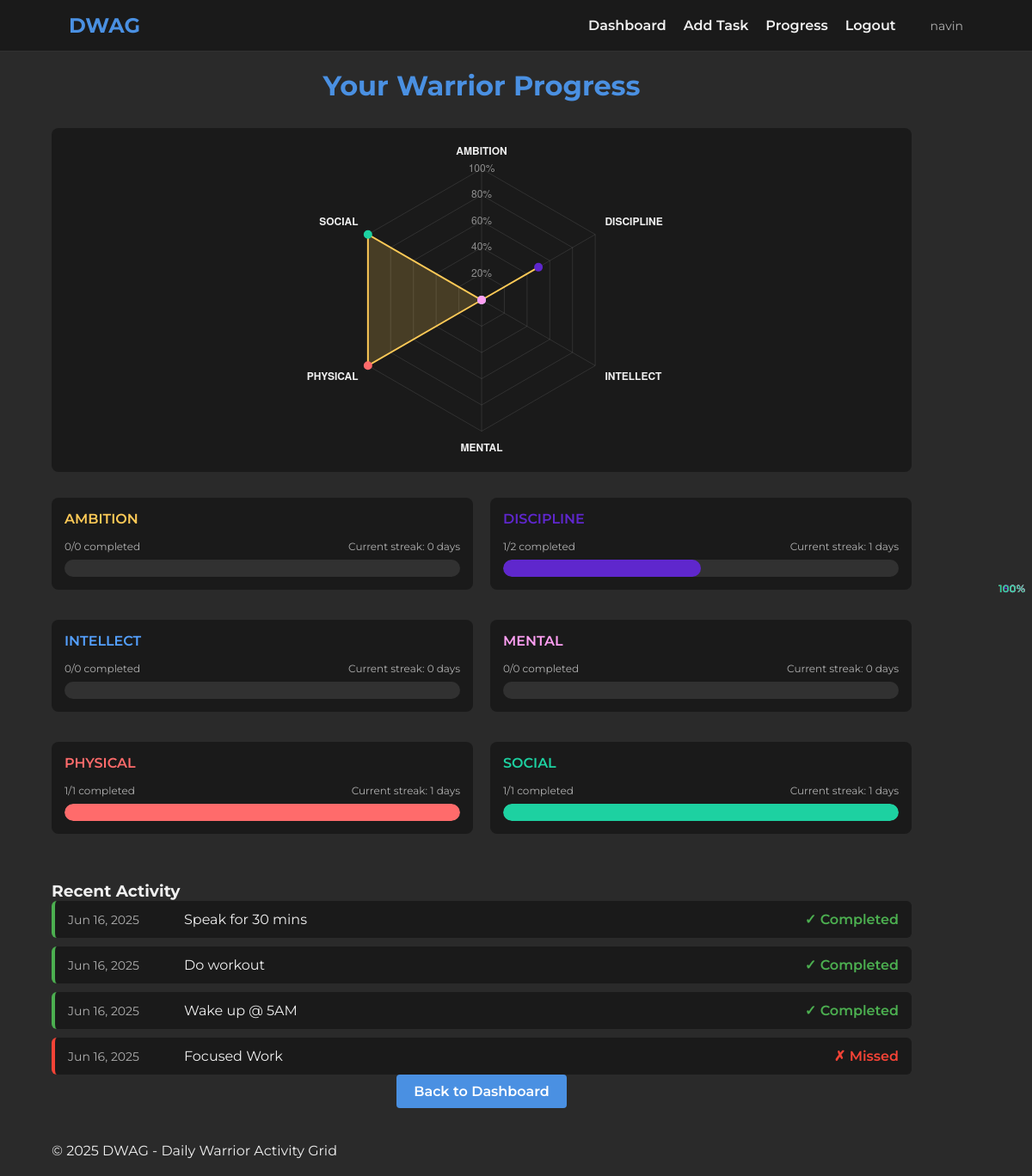
Page /progress (signed in) on the committed database.
### models.py (models this page shows)
class Completion(db.Model):
    id = db.Column(db.Integer, primary_key=True)
    date = db.Column(db.DateTime, nullable=False, default=datetime.utcnow)
    completed = db.Column(db.Boolean, default=False)
    task_id = db.Column(db.Integer, db.ForeignKey('task.id'), nullable=False)
    user_id = db.Column(db.Integer, db.ForeignKey('user.id'), nullable=False)

class Task(db.Model):
    id = db.Column(db.Integer, primary_key=True)
    title = db.Column(db.String(200), nullable=False)
    category = db.Column(db.String(50), nullable=False)
    repeat_days = db.Column(db.Integer, nullable=False)
    start_date = db.Column(db.DateTime, nullable=False, default=datetime.utcnow)
    user_id = db.Column(db.Integer, db.ForeignKey('user.id'), nullable=False)
    completions = db.relationship('Completion', backref='task', lazy=True)

### app.py (the view)
@app.route('/progress')
def progress():
    if 'user_id' not in session:
        return redirect(url_for('login'))
    user_id = session['user_id']
    categories = ['PHYSICAL', 'AMBITION', 'SOCIAL', 'INTELLECT', 'DISCIPLINE', 'MENTAL']
    category_stats = {}
    for category in categories:
        total_tasks = Task.query.filter(
            Task.user_id == user_id,
            Task.category == category
        ).count()
        completed_tasks = db.session.query(Completion).join(Task).filter(
            Task.user_id == user_id,
            Task.category == category,
            Completion.completed == True
        ).count()
        streak = calculate_streak(user_id, category)
        percentage = (completed_tasks / total_tasks * 100) if total_tasks > 0 else 0
        category_stats[category] = {
            'percentage': round(percentage),
            'completed': completed_tasks,
            'total': total_tasks,
            'streak': streak
        }
    trend_data = get_trend_data(user_id)
    task_history = get_task_history(user_id)
    return render_template(
        'progress.html',
        category_stats=jsonify(category_stats).get_json(),
        trend_data=jsonify(trend_data).get_json(),
        task_history=jsonify(task_history).get_json()
    )

### app.py (called while the page is built)
def calculate_streak(user_id, category):
    completions = db.session.query(Completion.date, Completion.completed)\
        .join(Task)\
        .filter(
            Task.user_id == user_id,
            Task.category == category
        )\
        .order_by(Completion.date.desc())\
        .all()
    streak = 0
    today = datetime.utcnow().date()
    for i, (date, completed) in enumerate(completions):
        if date.date() == today - timedelta(days=i):
            if completed:
                streak += 1
            else:
                break
        else:
            break
    return streak

def get_task_history(user_id, limit=10):
    history = []
    completions = db.session.query(Task.title, Completion.date, Completion.completed)\
        .join(Task)\
        .filter(Task.user_id == user_id)\
        .order_by(Completion.date.desc())\
        .limit(limit)\
        .all()
    for title, date, completed in completions:
        history.append({
            'task_name': title,
            'date': date.strftime('%b %d, %Y'),
            'completed': completed
        })
    return history

### templates/progress.html (shortened to what this page needs)
{% extends "base.html" %}
{% block scripts %}
<script>
    document.addEventListener('DOMContentLoaded', function() {
        try {
            const progressData = {
                categoryStats: JSON.parse('{{ category_stats|tojson|safe }}'),
                trendData: JSON.parse('{{ trend_data|tojson|safe }}'),
                taskHistory: JSON.parse('{{ task_history|tojson|safe }}')
            };
            initProgressCharts(progressData);
        } catch (error) {
            console.error('Error parsing progress data:', error);
        }
    });
</script>
{% endblock %}
{% block content %}
<div class="progress-container">
    <h1>Your Warrior Progress</h1>
    <div class="radar-chart-container">
        <canvas id="radarChart"></canvas>
    </div>
    <div class="category-stats">
        {% for category, stats in category_stats.items() %}
            <div class="stat-item {{ category.lower() }}">
                <div class="stat-header">
                    <div class="stat-category">{{ category }}</div>
                    <div class="stat-percentage">{{ stats.percentage }}%</div>
                </div>
                <div class="stat-details">
                    <div class="stat-completed">{{ stats.completed }}/{{ stats.total }} completed</div>
                    <div class="stat-streak">Current streak: {{ stats.streak }} days</div>
                </div>
                <div class="stat-bar">
                    <div class="bar-fill" style="width: {{ stats.percentage }}%;"></div>
                </div>
            </div>
        {% endfor %}
    </div>
    <div class="task-history">
        <h3>Recent Activity</h3>
        <div class="history-items">
            {% for history in task_history %}
                <div class="history-item {% if history.completed %}completed{% else %}missed{% endif %}">
                    <div class="history-date">{{ history.date }}</div>
                    <div class="history-task">{{ history.task_name }}</div>
                    <div class="history-status">
                        {% if history.completed %}✓ Completed{% else %}✗ Missed{% endif %}
                    </div>
                </div>
            {% endfor %}
        </div>
    </div>
    <div class="progress-actions">
        <a href="{{ url_for('dashboard') }}" class="btn">Back to Dashboard</a>
    </div>
</div>
{% endblock %}

### templates/base.html (shortened to what this page needs)
<!DOCTYPE html>
<html lang="en">
<head>
    <link rel="stylesheet" href="{{ url_for('static', filename='css/style.css') }}">
</head>
<body>
    <header>
        <div class="container">
            <div class="logo">DWAG</div>
            <nav>
                {% if 'user_id' in session %}
                    <a href="{{ url_for('dashboard') }}">Dashboard</a>
                    <a href="{{ url_for('add_task') }}">Add Task</a>
                    <a href="{{ url_for('progress') }}">Progress</a>
                    <a href="{{ url_for('logout') }}">Logout</a>
                    <span class="username">{{ session['username'] }}</span>
                {% else %}
                    <a href="{{ url_for('login') }}">Login</a>
                    <a href="{{ url_for('register') }}">Register</a>
                {% endif %}
            </nav>
        </div>
    </header>
    <main class="container">
        {% block content %}{% endblock %}
    </main>
    <footer>
        <div class="container">
            <p>&copy; 2025 DWAG - Daily Warrior Activity Grid</p>
        </div>
    </footer>
    {% block scripts %}{% endblock %}
</body>
</html>

### static/css/style.css (style rules this page uses)
:root { --primary-color: #2a2a2a; --secondary-color: #1a1a1a; --accent-color: #4a90e2; --text-color: #f0f0f0; --text-secondary: #b0b0b0; --success-color: #4caf50; --error-color: #f44336; --warning-color: #ff9800; --physical-color: #ff6b6b; --ambition-color: #feca57; --social-color: #1dd1a1; --intellect-color: #54a0ff; --discipline-color: #5f27cd; --mental-color: #ff9ff3; }
* { margin: 0; padding: 0; box-sizing: border-box; font-family: 'Montserrat', sans-serif; }
body { background-color: var(--primary-color); color: var(--text-color); min-height: 100vh; display: flex; flex-direction: column; }
.container { width: 90%; max-width: 1200px; margin: 0 auto; padding: 20px 0; }
header { background-color: var(--secondary-color); padding: 15px 0; border-bottom: 1px solid rgba(255, 255, 255, 0.1); }
header .container { display: flex; justify-content: space-between; align-items: center; padding: 0 20px; }
.logo { font-size: 24px; font-weight: 700; color: var(--accent-color); }
nav { display: flex; align-items: center; gap: 20px; }
nav a { color: var(--text-color); text-decoration: none; font-weight: 600; transition: color 0.3s; }
.username { margin-left: 20px; color: var(--text-secondary); font-size: 14px; }
.btn { display: inline-block; padding: 10px 20px; background-color: var(--accent-color); color: white; border: none; border-radius: 4px; text-decoration: none; font-weight: 600; cursor: pointer; transition: background-color 0.3s; }
.physical { background-color: rgba(255, 107, 107, 0.2); color: var(--physical-color); }
.ambition { background-color: rgba(254, 202, 87, 0.2); color: var(--ambition-color); }
.social { background-color: rgba(29, 209, 161, 0.2); color: var(--social-color); }
.intellect { background-color: rgba(84, 160, 255, 0.2); color: var(--intellect-color); }
.discipline { background-color: rgba(95, 39, 205, 0.2); color: var(--discipline-color); }
.mental { background-color: rgba(255, 159, 243, 0.2); color: var(--mental-color); }
.progress-container { max-width: 1000px; }
.stat-item { margin-bottom: 15px; }
.stat-header { display: flex; justify-content: space-between; margin-bottom: 5px; }
.stat-percentage { font-weight: 600; }
.stat-details { display: flex; justify-content: space-between; font-size: 12px; color: var(--text-secondary); margin-bottom: 8px; }
.task-history { margin-top: 40px; }
.history-items { display: flex; flex-direction: column; gap: 10px; }
.history-item { background-color: var(--secondary-color); padding: 12px 15px; border-radius: 6px; display: flex; justify-content: space-between; align-items: center; }
.history-item.completed { border-left: 4px solid var(--success-color); }
.history-item.missed { border-left: 4px solid var(--error-color); }
.history-date { font-size: 14px; color: var(--text-secondary); width: 120px; }
.history-task { flex: 1; padding: 0 15px; }
.history-status { font-weight: 600; }
.history-item.completed .history-status { color: var(--success-color); }
.history-item.missed .history-status { color: var(--error-color); }
.progress-container h1 { margin-bottom: 30px; color: var(--accent-color); text-align: center; }
.radar-chart-container { background-color: var(--secondary-color); border-radius: 8px; padding: 20px; margin-bottom: 30px; height: 400px; }
.category-stats { display: grid; grid-template-columns: repeat(2, 1fr); gap: 20px; margin-bottom: 30px; }
.stat-item { background-color: var(--secondary-color); border-radius: 8px; padding: 15px; }
.stat-category { font-weight: 600; margin-bottom: 10px; text-transform: uppercase; }
.stat-bar { height: 20px; background-color: rgba(255, 255, 255, 0.1); border-radius: 10px; position: relative; overflow: hidden; }
.bar-fill { height: 100%; border-radius: 10px; transition: width 1s ease-in-out; }
.stat-percentage { position: absolute; right: 8px; top: 50%; transform: translateY(-50%); font-size: 12px; font-weight: 600; }
.physical .bar-fill { background-color: var(--physical-color); }
.social .bar-fill { background-color: var(--social-color); }
.discipline .bar-fill { background-color: var(--discipline-color); }
.progress-actions { text-align: center; }

### rows in the picture
Completion: category "AMBITION", percentage "0", completed "0", total "0", streak "0", category "INTELLECT", category "MENTAL"
Task: category "PHYSICAL", percentage "100", completed "1", total "1", streak "1", date "Jun 16, 2025", task_name "Do workout", shows "✓ Completed"
Task: category "SOCIAL", percentage "100", completed "1", total "1", streak "1", date "Jun 16, 2025", task_name "Speak for 30 mins", shows "✓ Completed"
Task: date "Jun 16, 2025", task_name "Wake up @ 5AM", shows "✓ Completed"
Task: date "Jun 16, 2025", task_name "Focused Work", shows "✗ Missed"

### other values in the picture
{{ session['username'] }} "navin"
{{ category }} "DISCIPLINE"
{{ stats.percentage }} "50"
{{ stats.completed }} "1"
{{ stats.total }} "2"
{{ stats.streak }} "1"
